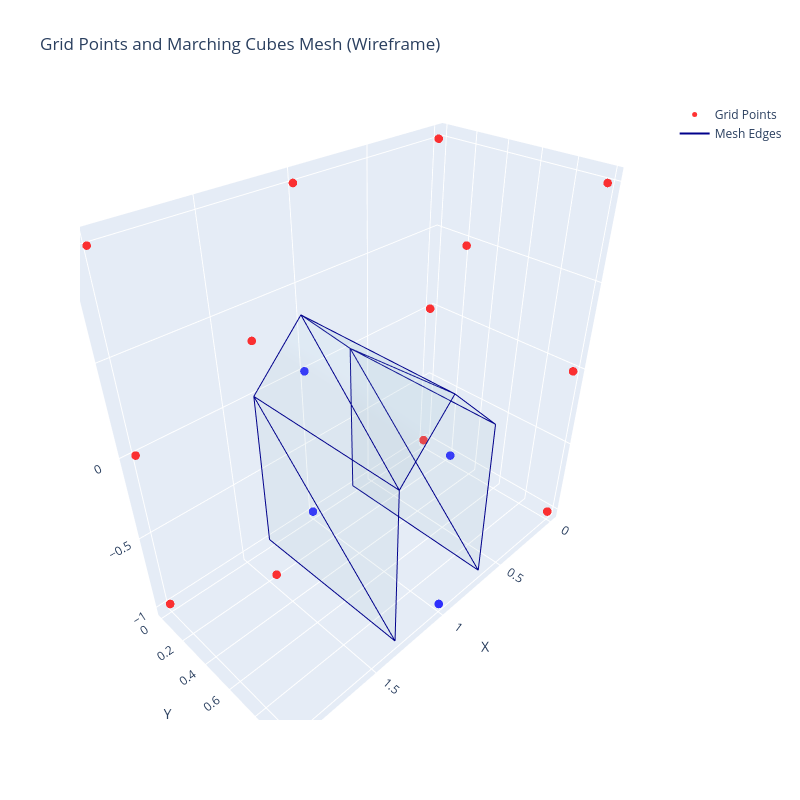

This figure's notebook cell:
### Code cell
import plotly.graph_objects as go

# Create figure
fig = go.Figure()

# Create color array: red if value > iso, blue otherwise
colors = ['red' if v > iso else 'blue' for v in values]

grids_numpy = grids.detach().cpu().numpy()
verts_numpy = verts.detach().cpu().numpy()
faces_numpy = faces.detach().cpu().numpy()

# Add grid points as scatter plot
fig.add_trace(go.Scatter3d(
    x=grids_numpy[:, 0],
    y=grids_numpy[:, 1],
    z=grids_numpy[:, 2],
    mode='markers',
    marker=dict(size=5, color=colors, opacity=0.8),
    name='Grid Points'
))

# Add mesh as wireframe
# First, create the mesh surface with low opacity
fig.add_trace(go.Mesh3d(
    x=verts_numpy[:, 0],
    y=verts_numpy[:, 1],
    z=verts_numpy[:, 2],
    i=faces_numpy[:, 0],
    j=faces_numpy[:, 1],
    k=faces_numpy[:, 2],
    opacity=0.1,
    color='lightblue',
    showlegend=False
))

# Add wireframe edges
edges_x = []
edges_y = []
edges_z = []
for i, j, k in faces_numpy:
    # Edge 1: vertex i to j
    edges_x.extend([verts_numpy[i, 0], verts_numpy[j, 0], None])
    edges_y.extend([verts_numpy[i, 1], verts_numpy[j, 1], None])
    edges_z.extend([verts_numpy[i, 2], verts_numpy[j, 2], None])
    # Edge 2: vertex j to k
    edges_x.extend([verts_numpy[j, 0], verts_numpy[k, 0], None])
    edges_y.extend([verts_numpy[j, 1], verts_numpy[k, 1], None])
    edges_z.extend([verts_numpy[j, 2], verts_numpy[k, 2], None])
    # Edge 3: vertex k to i
    edges_x.extend([verts_numpy[k, 0], verts_numpy[i, 0], None])
    edges_y.extend([verts_numpy[k, 1], verts_numpy[i, 1], None])
    edges_z.extend([verts_numpy[k, 2], verts_numpy[i, 2], None])

fig.add_trace(go.Scatter3d(
    x=edges_x,
    y=edges_y,
    z=edges_z,
    mode='lines',
    line=dict(color='darkblue', width=2),
    name='Mesh Edges',
    showlegend=True
))

fig.update_layout(
    scene=dict(
        xaxis_title='X',
        yaxis_title='Y',
        zaxis_title='Z',
        aspectmode='data'
    ),
    title='Grid Points and Marching Cubes Mesh (Wireframe)',
    width=800,
    height=800
)

fig.show()

### Figure 1 — Plotly figure (JSON) as saved in the notebook; plotly's stock layout.template omitted (floating-point values rounded to 4 significant figures)
{"data": [{"marker": {"color": ["red", "blue", "red", "blue", "red", "red", "red", "red", "red", "red", "red", "red", "red", "blue", "red", "blue", "red", "red"], "opacity": 0.8, "size": 5}, "mode": "markers", "name": "Grid Points", "type": "scatter3d", "x": [0.0, 1.0, 0.0, 1.0, 0.0, 1.0, 0.0, 1.0, 2.0, 2.0, 2.0, 2.0, 0.0, 1.0, 0.0, 1.0, 2.0, 2.0], "y": [0.0, 0.0, 1.0, 1.0, 0.0, 0.0, 1.0, 1.0, 0.0, 1.0, 0.0, 1.0, 0.0, 0.0, 1.0, 1.0, 0.0, 1.0], "z": [0.0, 0.0, 0.0, 0.0, 1.0, 1.0, 1.0, 1.0, 0.0, 0.0, 1.0, 1.0, -1.0, -1.0, -1.0, -1.0, -1.0, -1.0]}, {"color": "lightblue", "i": [0, 1, 5, 4, 6, 8, 7, 9], "j": [3, 0, 2, 5, 8, 3, 2, 2], "k": [4, 4, 1, 1, 0, 0, 9, 5], "opacity": 0.1, "showlegend": false, "type": "mesh3d", "x": [0.6667, 1.0, 1.333, 0.6667, 1.0, 1.333, 0.6667, 1.333, 0.6667, 1.333], "y": [0.0, 0.0, 0.0, 1.0, 1.0, 1.0, 0.0, 0.0, 1.0, 1.0], "z": [0.0, 0.3333, 0.0, 0.0, 0.3333, 0.0, -1.0, -1.0, -1.0, -1.0]}, {"line": {"color": "darkblue", "width": 2}, "mode": "lines", "name": "Mesh Edges", "showlegend": true, "type": "scatter3d", "x": [0.6667, 0.6667, null, 0.6667, 1, null, 1, 0.6667, null, 1, 0.6667, null, 0.6667, 1, null, 1, 1, null, 1.333, 1.333, null, 1.333, 1, null, 1, 1.333, null, 1, 1.333, null, 1.333, 1, null, 1, 1, null, 0.6667, 0.6667, null, 0.6667, 0.6667, null, 0.6667, 0.6667, null, 0.6667, 0.6667, null, 0.6667, 0.6667, null, 0.6667, 0.6667, null, 1.333, 1.333, null, 1.333, 1.333, null, 1.333, 1.333, null, 1.333, 1.333, null, 1.333, 1.333, null, 1.333, 1.333, null], "y": [0, 1, null, 1, 1, null, 1, 0, null, 0, 0, null, 0, 1, null, 1, 0, null, 1, 0, null, 0, 0, null, 0, 1, null, 1, 1, null, 1, 0, null, 0, 1, null, 0, 1, null, 1, 0, null, 0, 0, null, 1, 1, null, 1, 0, null, 0, 1, null, 0, 0, null, 0, 1, null, 1, 0, null, 1, 0, null, 0, 1, null, 1, 1, null], "z": [0, 0, null, 0, 0.3333, null, 0.3333, 0, null, 0.3333, 0, null, 0, 0.3333, null, 0.3333, 0.3333, null, 0, 0, null, 0, 0.3333, null, 0.3333, 0, null, 0.3333, 0, null, 0, 0.3333, null, 0.3333, 0.3333, null, -1, -1, null, -1, 0, null, 0, -1, null, -1, 0, null, 0, 0, null, 0, -1, null, -1, 0, null, 0, -1, null, -1, -1, null, -1, 0, null, 0, 0, null, 0, -1, null]}], "layout": {"height": 800, "scene": {"aspectmode": "data", "xaxis": {"title": {"text": "X"}}, "yaxis": {"title": {"text": "Y"}}, "zaxis": {"title": {"text": "Z"}}}, "title": {"text": "Grid Points and Marching Cubes Mesh (Wireframe)"}, "width": 800}}
